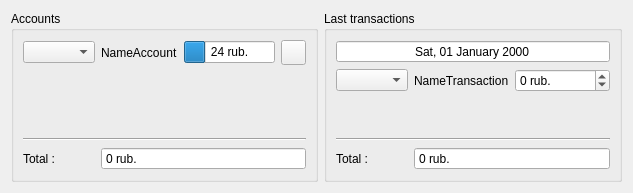
      <widget class="QWidget" name="tab_2">
       <attribute name="title">
        <string>Finance</string>
       </attribute>
       <layout class="QGridLayout" name="gridLayout_6">
        <item row="0" column="1">
         <widget class="QGroupBox" name="groupBox_7">
          <property name="title">
           <string>Last transactions</string>
          </property>
          <layout class="QGridLayout" name="gridLayout_7">
           <item row="1" column="0">
            <widget class="QComboBox" name="comboBox"/>
           </item>
           <item row="4" column="0">
            <widget class="QLabel" name="label_20">
             <property name="text">
              <string>Total :</string>
             </property>
            </widget>
           </item>
           <item row="2" column="0" colspan="3">
            <spacer name="verticalSpacer_2">
             <property name="orientation">
              <enum>Qt::Vertical</enum>
             </property>
             <property name="sizeHint" stdset="0">
              <size>
               <width>20</width>
               <height>40</height>
              </size>
             </property>
            </spacer>
           </item>
           <item row="1" column="2">
            <widget class="QSpinBox" name="spinBox_2">
             <property name="suffix">
              <string> rub.</string>
             </property>
             <property name="minimum">
              <number>-9999999</number>
             </property>
             <property name="maximum">
              <number>9999999</number>
             </property>
             <property name="singleStep">
              <number>1</number>
             </property>
             <property name="value">
              <number>0</number>
             </property>
            </widget>
           </item>
           <item row="3" column="0" colspan="3">
            <widget class="Line" name="line_2">
             <property name="orientation">
              <enum>Qt::Horizontal</enum>
             </property>
            </widget>
           </item>
           <item row="1" column="1">
            <widget class="QLabel" name="label_18">
             <property name="text">
              <string>NameTransaction</string>
             </property>
            </widget>
           </item>
           <item row="0" column="0" colspan="3">
            <widget class="QDateEdit" name="dateEdit">
             <property name="alignment">
              <set>Qt::AlignCenter</set>
             </property>
             <property name="buttonSymbols">
              <enum>QAbstractSpinBox::NoButtons</enum>
             </property>
             <property name="displayFormat">
              <string>ddd, dd MMMM yyyy</string>
             </property>
            </widget>
           </item>
           <item row="4" column="1" colspan="2">
            <widget class="QSpinBox" name="spinBox_3">
             <property name="buttonSymbols">
              <enum>QAbstractSpinBox::NoButtons</enum>
             </property>
             <property name="suffix">
              <string> rub.</string>
             </property>
            </widget>
           </item>
          </layout>
         </widget>
        </item>
        <item row="0" column="0">
         <widget class="QGroupBox" name="groupBox_6">
          <property name="title">
           <string>Accounts</string>
          </property>
          <layout class="QGridLayout" name="gridLayout_8">
           <item row="0" column="2">
            <widget class="QProgressBar" name="progressBar">
             <property name="value">
              <number>24</number>
             </property>
             <property name="textDirection">
              <enum>QProgressBar::TopToBottom</enum>
             </property>
             <property name="format">
              <string>%v rub.</string>
             </property>
            </widget>
           </item>
           <item row="1" column="0" colspan="4">
            <spacer name="verticalSpacer_3">
             <property name="orientation">
              <enum>Qt::Vertical</enum>
             </property>
             <property name="sizeHint" stdset="0">
              <size>
               <width>20</width>
               <height>40</height>
              </size>
             </property>
            </spacer>
           </item>
           <item row="2" column="0" colspan="4">
            <widget class="Line" name="line_3">
             <property name="orientation">
              <enum>Qt::Horizontal</enum>
             </property>
            </widget>
           </item>
           <item row="3" column="1" colspan="3">
            <widget class="QSpinBox" name="spinBox">
             <property name="buttonSymbols">
              <enum>QAbstractSpinBox::NoButtons</enum>
             </property>
             <property name="suffix">
              <string> rub.</string>
             </property>
            </widget>
           </item>
           <item row="0" column="0">
            <widget class="QComboBox" name="comboBox_2"/>
           </item>
           <item row="0" column="1">
            <widget class="QLabel" name="label_17">
             <property name="text">
              <string>NameAccount</string>
             </property>
            </widget>
           </item>
           <item row="3" column="0">
            <widget class="QLabel" name="label_19">
             <property name="text">
              <string>Total :</string>
             </property>
            </widget>
           </item>
           <item row="0" column="3">
            <widget class="QPushButton" name="pushButton_5">
             <property name="minimumSize">
              <size>
               <width>25</width>
               <height>25</height>
              </size>
             </property>
             <property name="maximumSize">
              <size>
               <width>25</width>
               <height>252</height>
              </size>
             </property>
             <property name="text">
              <string/>
             </property>
             <property name="icon">
              <iconset resource="res.qrc">
               <normaloff>:/deleteContact</normaloff>:/deleteContact</iconset>
             </property>
            </widget>
           </item>
          </layout>
         </widget>
        </item>
       </layout>
      </widget>
